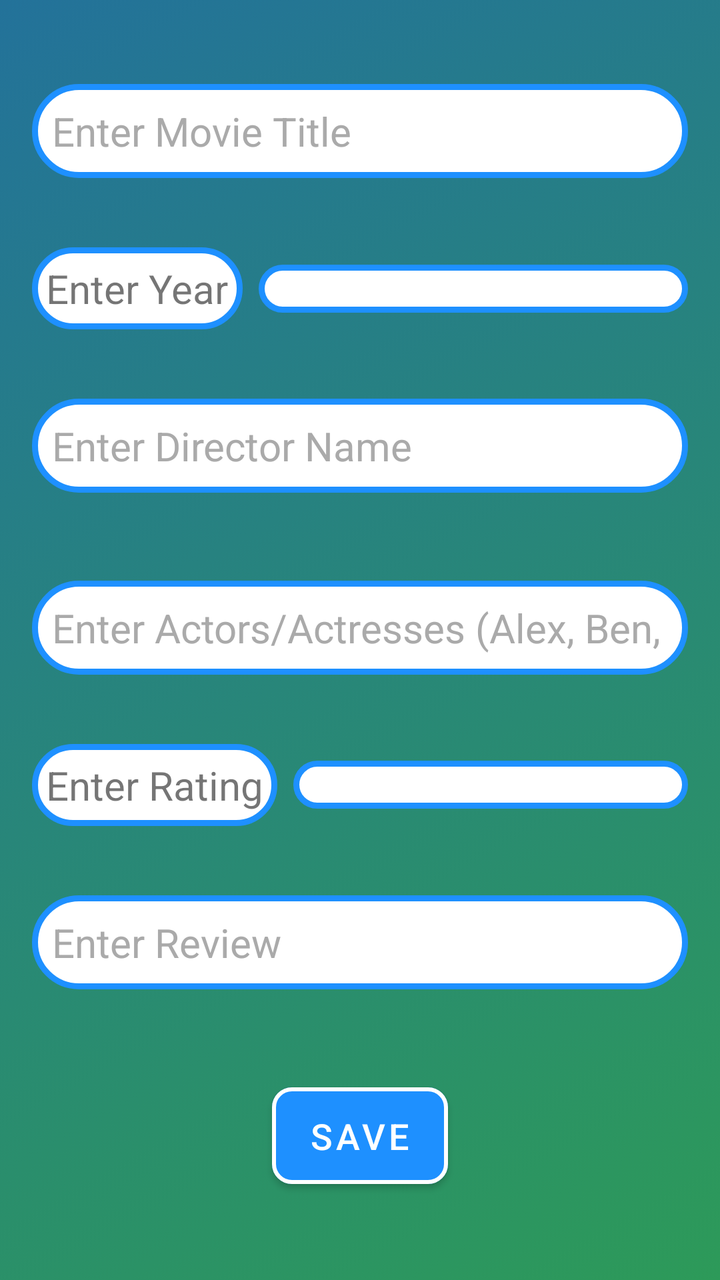
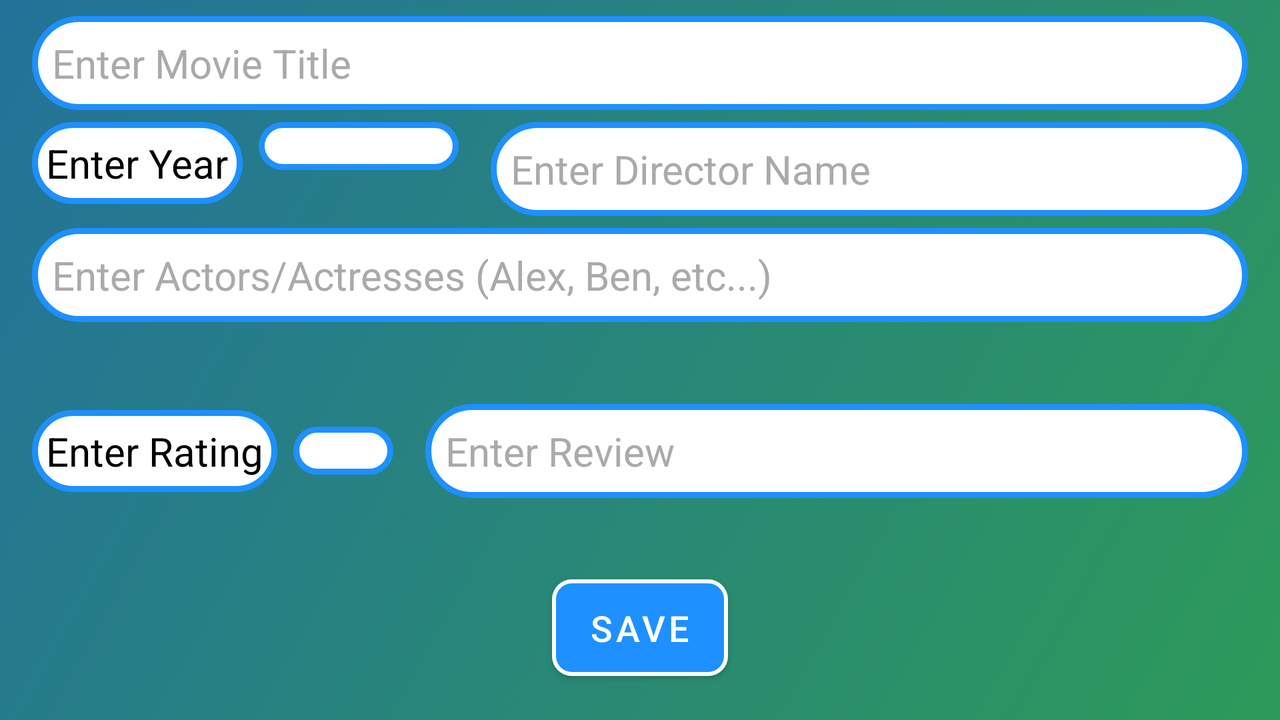

First picture: res/layout/ on a phone held upright. Second picture: the repository's own variant of that layout, on a device whose configuration matches the variant's folder. Source for both follows.
<!-- AndroidManifest.xml: application theme Theme.MovieDiary -->
<!-- res/layout/activity_register_movie.xml -->
<?xml version="1.0" encoding="utf-8"?>
<androidx.constraintlayout.widget.ConstraintLayout xmlns:android="http://schemas.android.com/apk/res/android"
    xmlns:app="http://schemas.android.com/apk/res-auto"
    xmlns:tools="http://schemas.android.com/tools"
    android:layout_width="match_parent"
    android:layout_height="match_parent"
    android:background="@drawable/gradientbackground"
    tools:context=".RegisterMovie">

    <EditText
        android:id="@+id/title_edittext"
        android:layout_width="0dp"
        android:layout_height="wrap_content"
        android:layout_marginStart="16dp"
        android:layout_marginLeft="16dp"
        android:layout_marginTop="20dp"
        android:layout_marginEnd="16dp"
        android:layout_marginRight="16dp"
        android:layout_marginBottom="21dp"
        android:background="@drawable/rounded_corner_rectangle"
        android:ems="10"
        android:hint="Enter Movie Title"
        android:inputType="textPersonName"
        android:padding="10dp"
        android:textColor="@color/black"
        android:textColorHint="@android:color/darker_gray"
        android:textSize="20sp"
        app:layout_constraintBottom_toTopOf="@+id/year_spinner"
        app:layout_constraintEnd_toEndOf="parent"
        app:layout_constraintStart_toStartOf="parent"
        app:layout_constraintTop_toTopOf="parent" />

    <Spinner
        android:id="@+id/year_spinner"
        android:layout_width="0dp"
        android:layout_height="wrap_content"
        android:layout_marginStart="8dp"
        android:layout_marginLeft="8dp"
        android:layout_marginEnd="16dp"
        android:layout_marginRight="16dp"
        android:layout_marginBottom="21dp"
        android:background="@drawable/rounded_corner_rectangle"
        android:ems="10"
        android:inputType="textPersonName"
        android:padding="12dp"
        android:textColor="@color/black"
        android:textColorHint="@android:color/darker_gray"
        android:textSize="20sp"
        app:layout_constraintBottom_toTopOf="@+id/director_edittext"
        app:layout_constraintEnd_toEndOf="parent"
        app:layout_constraintStart_toEndOf="@+id/textView"
        app:layout_constraintTop_toBottomOf="@+id/title_edittext" />

    <EditText
        android:id="@+id/director_edittext"
        android:layout_width="0dp"
        android:layout_height="wrap_content"
        android:layout_marginStart="16dp"
        android:layout_marginLeft="16dp"
        android:layout_marginEnd="16dp"
        android:layout_marginRight="16dp"
        android:layout_marginBottom="22dp"
        android:background="@drawable/rounded_corner_rectangle"
        android:ems="10"
        android:hint="Enter Director Name"
        android:inputType="textPersonName"
        android:padding="10dp"
        android:textColor="@color/black"
        android:textColorHint="@android:color/darker_gray"
        android:textSize="20sp"
        app:layout_constraintBottom_toTopOf="@+id/actors_edittext"
        app:layout_constraintEnd_toEndOf="parent"
        app:layout_constraintStart_toStartOf="parent"
        app:layout_constraintTop_toBottomOf="@+id/year_spinner" />

    <EditText
        android:id="@+id/actors_edittext"
        android:layout_width="0dp"
        android:layout_height="wrap_content"
        android:layout_marginStart="16dp"
        android:layout_marginLeft="16dp"
        android:layout_marginEnd="16dp"
        android:layout_marginRight="16dp"
        android:layout_marginBottom="21dp"
        android:background="@drawable/rounded_corner_rectangle"
        android:ems="10"
        android:hint="Enter Actors/Actresses (Alex, Ben, etc...)"
        android:inputType="textPersonName"
        android:padding="10dp"
        android:textColor="@color/black"
        android:textColorHint="@android:color/darker_gray"
        android:textSize="20sp"
        app:layout_constraintBottom_toTopOf="@+id/rating_spinner"
        app:layout_constraintEnd_toEndOf="parent"
        app:layout_constraintStart_toStartOf="parent"
        app:layout_constraintTop_toBottomOf="@+id/director_edittext" />

    <Spinner
        android:id="@+id/rating_spinner"
        android:layout_width="0dp"
        android:layout_height="wrap_content"
        android:layout_marginStart="8dp"
        android:layout_marginLeft="8dp"
        android:layout_marginEnd="16dp"
        android:layout_marginRight="16dp"
        android:layout_marginBottom="21dp"
        android:background="@drawable/rounded_corner_rectangle"
        android:ems="10"
        android:inputType="textPersonName"
        android:padding="12dp"
        android:textColor="@color/black"
        android:textColorHint="@android:color/darker_gray"
        android:textSize="20sp"
        app:layout_constraintBottom_toTopOf="@+id/review_edittext"
        app:layout_constraintEnd_toEndOf="parent"
        app:layout_constraintStart_toEndOf="@+id/textView2"
        app:layout_constraintTop_toBottomOf="@+id/actors_edittext" />

    <EditText
        android:id="@+id/review_edittext"
        android:layout_width="0dp"
        android:layout_height="wrap_content"
        android:layout_marginStart="16dp"
        android:layout_marginLeft="16dp"
        android:layout_marginEnd="16dp"
        android:layout_marginRight="16dp"
        android:layout_marginBottom="21dp"
        android:background="@drawable/rounded_corner_rectangle"
        android:ems="10"
        android:hint="Enter Review"
        android:inputType="textPersonName"
        android:padding="10dp"
        android:textColor="@color/black"
        android:textColorHint="@android:color/darker_gray"
        android:textSize="20sp"
        app:layout_constraintBottom_toTopOf="@+id/save_button"
        app:layout_constraintEnd_toEndOf="parent"
        app:layout_constraintHorizontal_bias="0.0"
        app:layout_constraintStart_toStartOf="parent"
        app:layout_constraintTop_toBottomOf="@+id/rating_spinner" />

    <Button
        android:id="@+id/save_button"
        android:layout_width="wrap_content"
        android:layout_height="wrap_content"
        android:layout_marginBottom="20dp"
        android:padding="12dp"
        android:text="Save"
        android:onClick="saveMovie"
        android:textSize="18sp"
        app:cornerRadius="10dp"
        app:layout_constraintBottom_toBottomOf="parent"
        app:layout_constraintEnd_toEndOf="parent"
        app:layout_constraintStart_toStartOf="parent"
        app:layout_constraintTop_toBottomOf="@+id/review_edittext"
        app:strokeColor="@color/white"
        app:strokeWidth="2dp" />

    <TextView
        android:id="@+id/textView"
        android:layout_width="wrap_content"
        android:layout_height="wrap_content"
        android:layout_marginStart="16dp"
        android:layout_marginLeft="16dp"
        android:background="@drawable/rounded_corner_rectangle"
        android:text="Enter Year"
        android:textSize="20sp"
        app:layout_constraintBottom_toTopOf="@+id/director_edittext"
        app:layout_constraintStart_toStartOf="parent"
        app:layout_constraintTop_toBottomOf="@+id/title_edittext" />

    <TextView
        android:id="@+id/textView2"
        android:layout_width="wrap_content"
        android:layout_height="wrap_content"
        android:layout_marginStart="16dp"
        android:layout_marginLeft="16dp"
        android:background="@drawable/rounded_corner_rectangle"
        android:text="Enter Rating"
        android:textSize="20sp"
        app:layout_constraintBottom_toTopOf="@+id/review_edittext"
        app:layout_constraintStart_toStartOf="parent"
        app:layout_constraintTop_toBottomOf="@+id/actors_edittext" />
</androidx.constraintlayout.widget.ConstraintLayout>
<!-- resources referenced by this layout -->
<resources>
  <color name="black">#FF000000</color>
  <color name="white">#FFFFFFFF</color>
  <!-- drawable gradientbackground (drawable) -->
  <?xml version="1.0" encoding="utf-8"?>
  <selector xmlns:android="http://schemas.android.com/apk/res/android">
      <item>
          <shape
              xmlns:android="http://schemas.android.com/apk/res/android"
              android:shape="rectangle">
              <gradient
                  android:startColor="#ff2d9a59"
                  android:endColor="#ff23729a"
                  android:angle="135" />
          </shape>
      </item>
  </selector>
  <!-- drawable rounded_corner_rectangle (drawable) -->
  <?xml version="1.0" encoding="utf-8"?>
  <shape
      xmlns:android="http://schemas.android.com/apk/res/android"
      android:shape="rectangle">
  
      <corners android:radius="25dp" />
  
      
      <stroke android:width="3dp" android:color="@color/purple_500" />
  
      
      <solid android:color="@color/white" />
  
      <padding
          android:top="7dp"
          android:right="7dp"
          android:bottom="7dp"
          android:left="7dp" />
  
  </shape>
  <style name="Theme.MovieDiary" parent="Theme.MaterialComponents.DayNight.DarkActionBar">
          
          <item name="colorPrimary">@color/purple_500</item>
          <item name="colorPrimaryVariant">@color/purple_700</item>
          <item name="colorOnPrimary">@color/white</item>
          
          <item name="colorSecondary">@color/teal_200</item>
          <item name="colorSecondaryVariant">@color/teal_700</item>
          <item name="colorOnSecondary">@color/black</item>
          
          <item name="android:statusBarColor" tools:targetApi="l">?attr/colorPrimaryVariant</item>
          
  
      </style>
  <color name="purple_500">#1E90FF</color>
  <color name="purple_700">#000080</color>
  <color name="teal_200">#FF03DAC5</color>
  <color name="teal_700">#FF018786</color>
</resources>
<!-- res/layout-land/activity_register_movie.xml (the repository's variant of the layout above) -->
<!-- drawn on the phone turned sideways -->
<?xml version="1.0" encoding="utf-8"?>
<androidx.constraintlayout.widget.ConstraintLayout xmlns:android="http://schemas.android.com/apk/res/android"
    xmlns:app="http://schemas.android.com/apk/res-auto"
    xmlns:tools="http://schemas.android.com/tools"
    android:layout_width="match_parent"
    android:layout_height="match_parent"
    android:background="@drawable/gradientbackground"
    tools:context=".RegisterMovie">

    <EditText
        android:id="@+id/title_edittext"
        android:layout_width="0dp"
        android:layout_height="wrap_content"
        android:layout_marginStart="16dp"
        android:layout_marginLeft="16dp"
        android:layout_marginTop="8dp"
        android:layout_marginEnd="16dp"
        android:layout_marginRight="16dp"
        android:background="@drawable/rounded_corner_rectangle"
        android:ems="10"
        android:hint="Enter Movie Title"
        android:inputType="textPersonName"
        android:padding="10dp"
        android:textColor="@color/black"
        android:textColorHint="@android:color/darker_gray"
        android:textSize="20sp"
        app:layout_constraintEnd_toEndOf="parent"
        app:layout_constraintStart_toStartOf="parent"
        app:layout_constraintTop_toTopOf="parent" />

    <TextView
        android:id="@+id/textView"
        android:layout_width="wrap_content"
        android:layout_height="wrap_content"
        android:layout_marginStart="16dp"
        android:layout_marginLeft="16dp"
        android:layout_marginTop="6dp"
        android:background="@drawable/rounded_corner_rectangle"
        android:text="Enter Year"
        android:textColor="@color/black"
        android:textSize="20sp"
        app:layout_constraintStart_toStartOf="parent"
        app:layout_constraintTop_toBottomOf="@+id/title_edittext" />

    <Spinner
        android:id="@+id/year_spinner"
        android:layout_width="100dp"
        android:layout_height="wrap_content"
        android:layout_marginStart="8dp"
        android:layout_marginLeft="8dp"
        android:layout_marginTop="6dp"
        android:background="@drawable/rounded_corner_rectangle"
        android:ems="10"
        android:inputType="textPersonName"
        android:padding="12dp"
        android:textColor="@color/black"
        android:textColorHint="@android:color/darker_gray"
        android:textSize="20sp"
        app:layout_constraintStart_toEndOf="@+id/textView"
        app:layout_constraintTop_toBottomOf="@+id/title_edittext" />

    <EditText
        android:id="@+id/director_edittext"
        android:layout_width="0dp"
        android:layout_height="wrap_content"
        android:layout_marginStart="16dp"
        android:layout_marginLeft="16dp"
        android:layout_marginTop="6dp"
        android:layout_marginEnd="16dp"
        android:layout_marginRight="16dp"
        android:background="@drawable/rounded_corner_rectangle"
        android:ems="10"
        android:hint="Enter Director Name"
        android:inputType="textPersonName"
        android:padding="10dp"
        android:textColor="@color/black"
        android:textColorHint="@android:color/darker_gray"
        android:textSize="20sp"
        app:layout_constraintEnd_toEndOf="parent"
        app:layout_constraintStart_toEndOf="@+id/year_spinner"
        app:layout_constraintTop_toBottomOf="@+id/title_edittext" />

    <EditText
        android:id="@+id/actors_edittext"
        android:layout_width="0dp"
        android:layout_height="wrap_content"
        android:layout_marginStart="16dp"
        android:layout_marginLeft="16dp"
        android:layout_marginTop="6dp"
        android:layout_marginEnd="16dp"
        android:layout_marginRight="16dp"
        android:background="@drawable/rounded_corner_rectangle"
        android:ems="10"
        android:hint="Enter Actors/Actresses (Alex, Ben, etc...)"
        android:inputType="textPersonName"
        android:padding="10dp"
        android:textColor="@color/black"
        android:textColorHint="@android:color/darker_gray"
        android:textSize="20sp"
        app:layout_constraintEnd_toEndOf="parent"
        app:layout_constraintStart_toStartOf="parent"
        app:layout_constraintTop_toBottomOf="@+id/director_edittext" />

    <Spinner
        android:id="@+id/rating_spinner"
        android:layout_width="50dp"
        android:layout_height="wrap_content"
        android:layout_marginStart="8dp"
        android:layout_marginLeft="8dp"
        android:layout_marginTop="6dp"
        android:background="@drawable/rounded_corner_rectangle"
        android:ems="10"
        android:inputType="textPersonName"
        android:padding="12dp"
        android:textColor="@color/black"
        android:textColorHint="@android:color/darker_gray"
        android:textSize="20sp"
        app:layout_constraintBottom_toTopOf="@+id/save_button"
        app:layout_constraintStart_toEndOf="@+id/textView2"
        app:layout_constraintTop_toBottomOf="@+id/actors_edittext" />

    <EditText
        android:id="@+id/review_edittext"
        android:layout_width="0dp"
        android:layout_height="wrap_content"
        android:layout_marginStart="16dp"
        android:layout_marginLeft="16dp"
        android:layout_marginTop="6dp"
        android:layout_marginEnd="16dp"
        android:layout_marginRight="16dp"
        android:background="@drawable/rounded_corner_rectangle"
        android:ems="10"
        android:hint="Enter Review"
        android:inputType="textPersonName"
        android:padding="10dp"
        android:textColor="@color/black"
        android:textColorHint="@android:color/darker_gray"
        android:textSize="20sp"
        app:layout_constraintBottom_toTopOf="@+id/save_button"
        app:layout_constraintEnd_toEndOf="parent"
        app:layout_constraintStart_toEndOf="@+id/rating_spinner"
        app:layout_constraintTop_toBottomOf="@+id/actors_edittext" />

    <Button
        android:id="@+id/save_button"
        android:layout_width="wrap_content"
        android:layout_height="wrap_content"
        android:layout_marginBottom="16dp"
        android:onClick="saveMovie"
        android:padding="12dp"
        android:text="Save"
        android:textSize="18sp"
        app:cornerRadius="10dp"
        app:layout_constraintBottom_toBottomOf="parent"
        app:layout_constraintEnd_toEndOf="parent"
        app:layout_constraintStart_toStartOf="parent"
        app:strokeColor="@color/white"
        app:strokeWidth="2dp" />

    <TextView
        android:id="@+id/textView2"
        android:layout_width="wrap_content"
        android:layout_height="wrap_content"
        android:layout_marginStart="16dp"
        android:layout_marginLeft="16dp"
        android:layout_marginTop="6dp"
        android:background="@drawable/rounded_corner_rectangle"
        android:text="Enter Rating"
        android:textColor="@color/black"
        android:textSize="20sp"
        app:layout_constraintBottom_toTopOf="@+id/save_button"
        app:layout_constraintStart_toStartOf="parent"
        app:layout_constraintTop_toBottomOf="@+id/actors_edittext" />
</androidx.constraintlayout.widget.ConstraintLayout>
